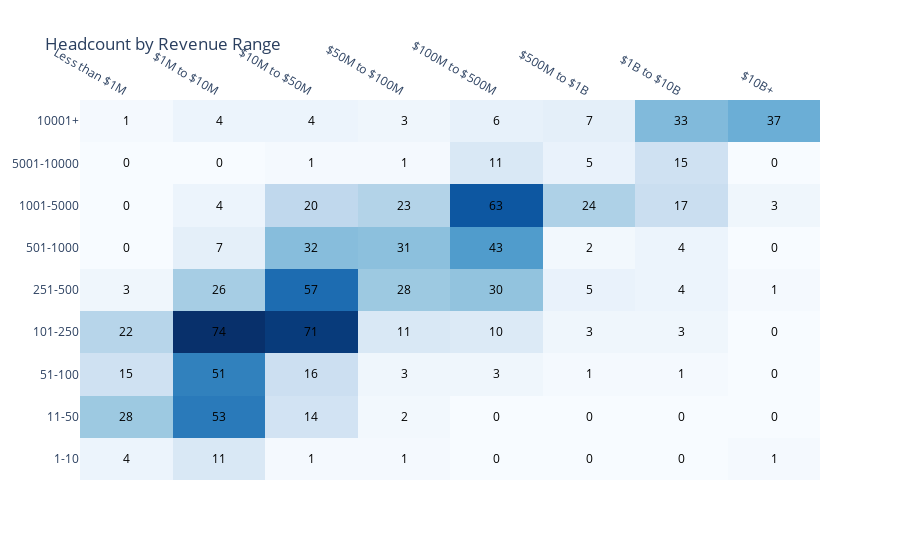

Source (notebook cell):
### Code cell
## I ask GenAi to help me plot this heatmap, using code sourced from plotly.com
## I adjust the code by plugging in the names of the variables in my analysis (they were not included in the prompt)

pivot_table = pivot_table.drop(index='Unknown', errors='ignore')
pivot_table = pivot_table.drop(columns='—')

fig = go.Figure(
    data=go.Heatmap(
        z=pivot_table.values,
        x=pivot_table.columns,
        y=pivot_table.index,
        colorscale="Blues",
        text=pivot_table.values,           
        texttemplate="%{text}",            
        textfont={"size":12, "color":"black"}
    )
)

fig.update_layout(
    title="Headcount by Revenue Range",
    xaxis=dict(side="top")
)

## Here I will just quickly remove the legend
fig.data[0].showscale = False
fig.show()

### Figure 1 — Plotly figure (JSON) as saved in the notebook; plotly's stock layout.template omitted (floating-point values rounded to 4 significant figures)
{"data": [{"colorscale": [[0, "rgb(247,251,255)"], [0.125, "rgb(222,235,247)"], [0.25, "rgb(198,219,239)"], [0.375, "rgb(158,202,225)"], [0.5, "rgb(107,174,214)"], [0.625, "rgb(66,146,198)"], [0.75, "rgb(33,113,181)"], [0.875, "rgb(8,81,156)"], [1, "rgb(8,48,107)"]], "showscale": false, "text": [[4, 11, 1, 1, 0, 0, 0, 1], [28, 53, 14, 2, 0, 0, 0, 0], [15, 51, 16, 3, 3, 1, 1, 0], [22, 74, 71, 11, 10, 3, 3, 0], [3, 26, 57, 28, 30, 5, 4, 1], [0, 7, 32, 31, 43, 2, 4, 0], [0, 4, 20, 23, 63, 24, 17, 3], [0, 0, 1, 1, 11, 5, 15, 0], [1, 4, 4, 3, 6, 7, 33, 37]], "textfont": {"color": "black", "size": 12}, "texttemplate": "%{text}", "type": "heatmap", "x": ["Less than $1M", "$1M to $10M", "$10M to $50M", "$50M to $100M", "$100M to $500M", "$500M to $1B", "$1B to $10B", "$10B+"], "y": ["1-10", "11-50", "51-100", "101-250", "251-500", "501-1000", "1001-5000", "5001-10000", "10001+"], "z": [[4, 11, 1, 1, 0, 0, 0, 1], [28, 53, 14, 2, 0, 0, 0, 0], [15, 51, 16, 3, 3, 1, 1, 0], [22, 74, 71, 11, 10, 3, 3, 0], [3, 26, 57, 28, 30, 5, 4, 1], [0, 7, 32, 31, 43, 2, 4, 0], [0, 4, 20, 23, 63, 24, 17, 3], [0, 0, 1, 1, 11, 5, 15, 0], [1, 4, 4, 3, 6, 7, 33, 37]]}], "layout": {"title": {"text": "Headcount by Revenue Range"}, "xaxis": {"side": "top"}}}
